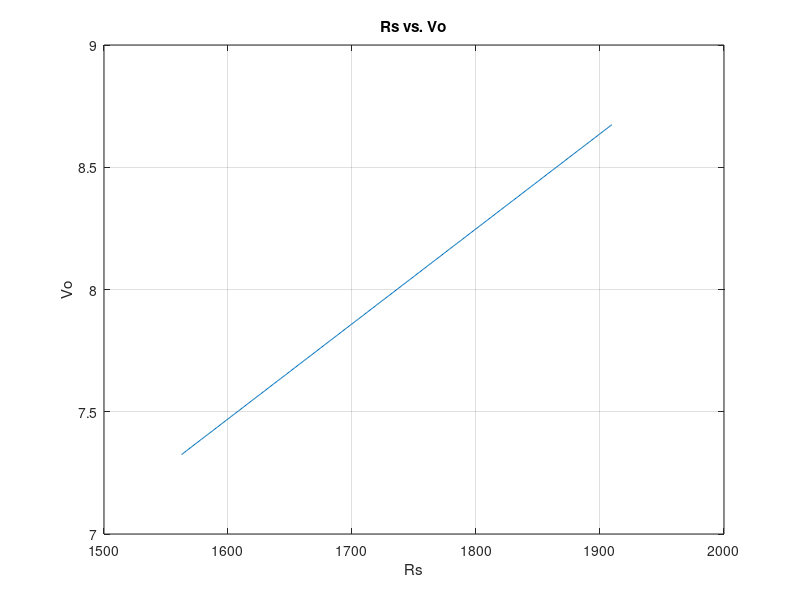
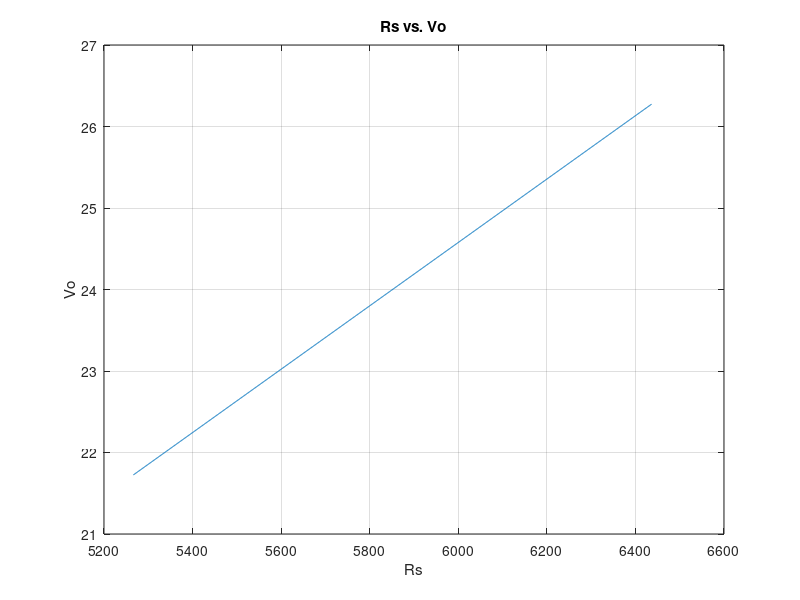

MATLAB code to generate these figures, in order:
%LM317 resistor calculator

%Enter R1 (Program resistor, between Vout and Adj)
R1=330

%Enter Iadj (typical 100E-6 A)
Ia=100E-6

%Enter desired Vout
Vo=8
Vo1=24

%Calculate Rs (Output Set Resistor, between Adj and Gnd)

Rs=(Vo-1.25)/((1.25/R1)+Ia)
Rs1=(Vo1-1.25)/((1.25/R1)+Ia)

%plot Vo for varying Rs "oy, what do we have in stock?"

Rs=0.9*Rs:1.1*Rs;
Vo=1.25*(1+Rs/R1)+Ia*Rs;

Rs1=0.9*Rs1:1.1*Rs1;
Vo1=1.25*(1+Rs1/R1)+Ia*Rs1;
%% plot
figure
plot(Rs,Vo);
xlabel('Rs');
ylabel('Vo');
title('Rs vs. Vo');
grid on;

figure
plot(Rs1,Vo1);
xlabel('Rs');
ylabel('Vo');
title('Rs vs. Vo');
grid on;